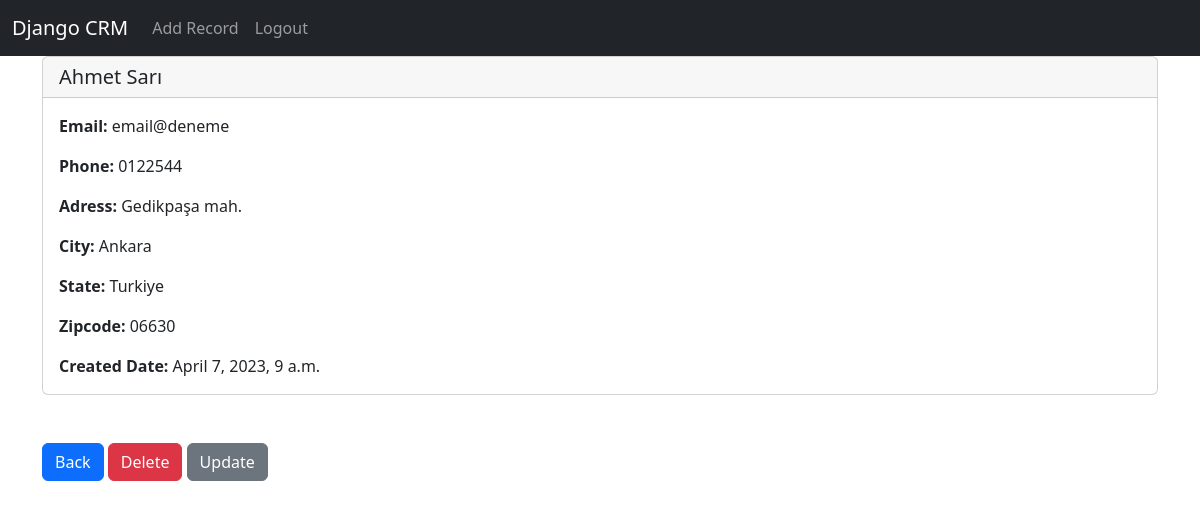
The page /record/1 (signed in) on the database as committed earlier.
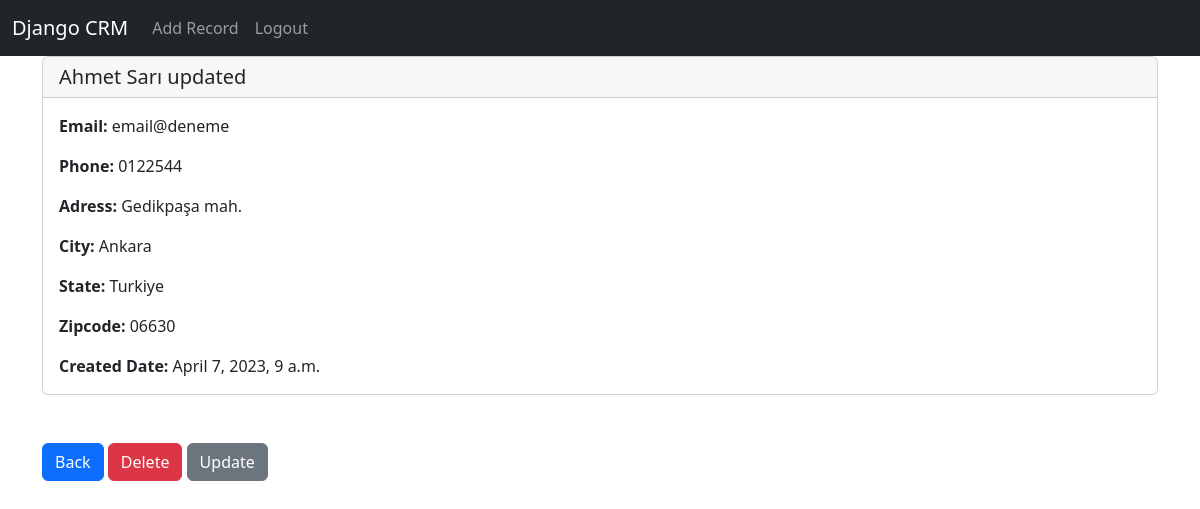
The same page on the database as committed later.
### website/models.py (models this page shows, shortened)
class Record(models.Model):
    created_at = models.DateTimeField(auto_now_add= True)
    first_name = models.CharField(max_length=50)
    last_name = models.CharField(max_length=50)
    email = models.CharField(max_length=100)
    phone = models.CharField(max_length=15)
    address = models.CharField(max_length=100)
    city = models.CharField(max_length=50)
    state = models.CharField(max_length=50)
    zipcode = models.CharField(max_length=20)
    person_place = models.ForeignKey(Place,blank=True,null=True,on_delete=models.CASCADE)

### website/views.py (the view)
# urls.py: path('record/<int:pk>',views.customer_record, name = 'record'),
def customer_record(request, pk):
      if request.user.is_authenticated:
            customer_record = Record.objects.get(id = pk)
            return render(request, 'record.html', {'customer_record':customer_record})
      else:
            messages.success(request,'You need to Login')
            return redirect('home')

### website/templates/record.html
{% extends 'base.html' %}
{% block content  %}
<div class="card">
    <h5 class="card-header">
        {{customer_record.first_name}}{{''}} {{customer_record.last_name}}
    </h5>
    <div class="card-body">
      <p class="card-text"><strong>Email: </strong> {{customer_record.email}}</p>
      <p class="card-text"><strong>Phone: </strong>{{customer_record.phone}}</p>
      <p class="card-text"><strong>Adress: </strong>{{customer_record.address}}</p>
      <p class="card-text"><strong>City: </strong>{{customer_record.city}}</p>
      <p class="card-text"><strong>State: </strong>{{customer_record.state}}</p>
      <p class="card-text"><strong>Zipcode: </strong>{{customer_record.zipcode}}</p>
      <p class="card-text"><strong>Created Date: </strong>{{customer_record.created_at}}</p>
    </div>
  </div>
  <br>
  <br>
  <a href="{% url 'home' %}" class="btn btn-primary">Back</a>
  <a href="{% url 'delete_record' customer_record.id  %}" class="btn btn-danger">Delete</a>
  <a href="{% url 'update_record' customer_record.id  %}" class="btn btn-secondary">Update</a>
{% endblock  %}

Rows that differ between the two databases and show on the page:
changed Record "Ahmet": last_name "Sarı" → "Sarı updated"
